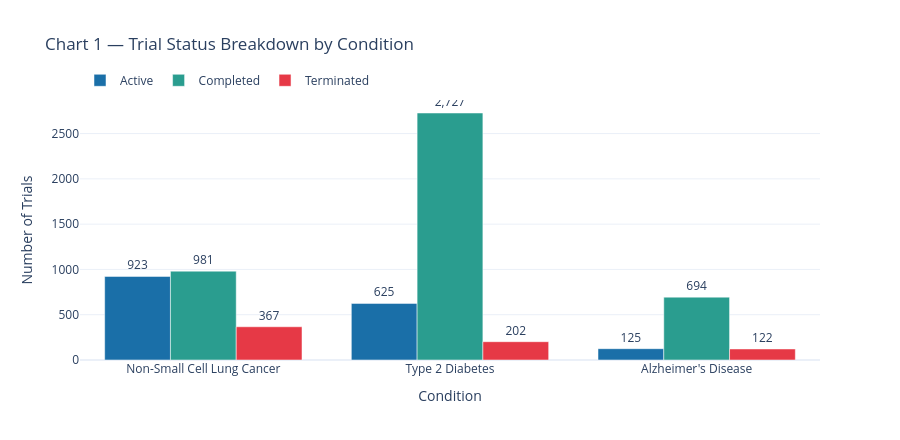

The code cell stored with this chart in its notebook:
### Markdown cell above
## 1. Competitive Landscape Overview

The landscape summary aggregates trial status, enrollment pressure, and temporal
density from AACT. `competition_intensity` is a normalised score (0–1) derived
from the number of actively competing trials relative to a 200-trial ceiling.

Key metrics to compare:
- **Active vs completed ratio** — high active/completed indicates a growing market
- **Competing enrollment targets** — total patient demand from active trials
- **Temporal density** — rate of new trial starts (last 6 / 12 / 24 months)

### Code cell
# ── Summary comparison table ────────────────────────────────────────────────
rows = []
for cond, l in landscapes.items():
    rows.append({
        'Condition':          cond,
        'Total Trials':       l['total_trials'],
        'Active':             l['active_trials'],
        'Completed':          l['completed_trials'],
        'Terminated':         l['terminated_trials'],
        'Competing Enroll.':  f"{l['total_competing_enrollment']:,}",
        'New (12 mo)':        l['temporal_density'].get('last_12m', 0),
        'Intensity':          l['competition_intensity'],
    })

summary_df = pd.DataFrame(rows)
print(summary_df.to_string(index=False))
print()

# ── Side-by-side bar chart: trial status breakdown ──────────────────────────
status_keys = ['active_trials', 'completed_trials', 'terminated_trials']
status_lbls = ['Active', 'Completed', 'Terminated']
status_clrs = [CLR_MAIN, CLR_GOOD, CLR_BAD]

fig = go.Figure()
for key, lbl, clr in zip(status_keys, status_lbls, status_clrs):
    fig.add_trace(go.Bar(
        name=lbl,
        x=CONDITIONS,
        y=[landscapes[c][key] for c in CONDITIONS],
        marker_color=clr,
        text=[f"{landscapes[c][key]:,}" for c in CONDITIONS],
        textposition='outside',
    ))

fig.update_layout(
    title='Chart 1 — Trial Status Breakdown by Condition',
    xaxis_title='Condition',
    yaxis_title='Number of Trials',
    barmode='group',
    template=TEMPLATE,
    height=440,
    legend=dict(orientation='h', yanchor='bottom', y=1.02, x=0),
)
fig.show()

### Figure 1 — Plotly figure (JSON) as saved in the notebook; plotly's stock layout.template omitted (floating-point values rounded to 4 significant figures)
{"data": [{"marker": {"color": "#1a6fa8"}, "name": "Active", "text": ["923", "625", "125"], "textposition": "outside", "type": "bar", "x": ["Non-Small Cell Lung Cancer", "Type 2 Diabetes", "Alzheimer's Disease"], "y": [923, 625, 125]}, {"marker": {"color": "#2a9d8f"}, "name": "Completed", "text": ["981", "2,727", "694"], "textposition": "outside", "type": "bar", "x": ["Non-Small Cell Lung Cancer", "Type 2 Diabetes", "Alzheimer's Disease"], "y": [981, 2727, 694]}, {"marker": {"color": "#e63946"}, "name": "Terminated", "text": ["367", "202", "122"], "textposition": "outside", "type": "bar", "x": ["Non-Small Cell Lung Cancer", "Type 2 Diabetes", "Alzheimer's Disease"], "y": [367, 202, 122]}], "layout": {"barmode": "group", "height": 440, "legend": {"orientation": "h", "x": 0, "y": 1.02, "yanchor": "bottom"}, "title": {"text": "Chart 1 — Trial Status Breakdown by Condition"}, "xaxis": {"title": {"text": "Condition"}}, "yaxis": {"title": {"text": "Number of Trials"}}}}
